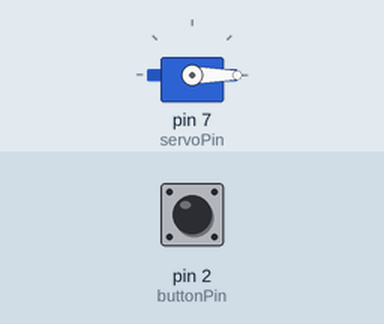
Simulated run of this sketch. Board: Arduino Uno, built with avr-gcc and run on an emulated ATmega328P. Parts: servo. The inputs (shaded band) are chosen by the test bench; at power-on: pin 2 (buttonPin) LOW.

Above: at 1.2 s.
1.3 s: pin 2 (buttonPin) pulled HIGH for 0.15 s
At 2.0 s:
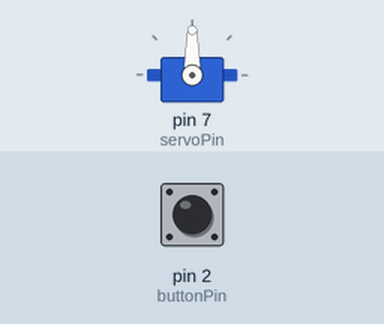
2.9 s: pin 2 (buttonPin) pulled HIGH for 1 s
At 3.3 s:
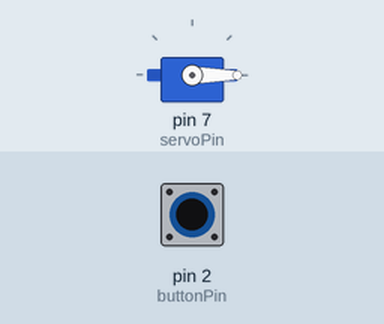
5.4 s: pin 2 (buttonPin) pulled HIGH for 3.2 s
At 6.4 s:
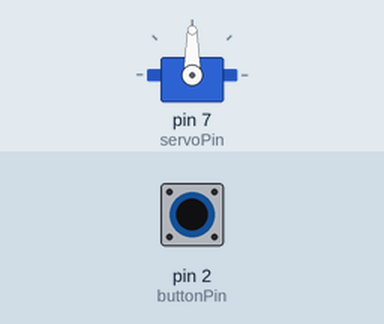
Timing chart, 0 to 8.4 s (numbered marks = the images above; inputs shaded):
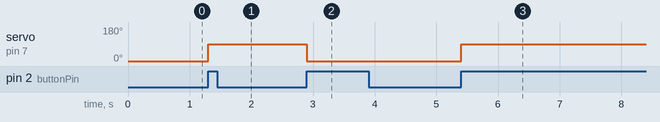

Measured:
- after the input at 1.3 s, servo on pin 7 (servoPin): 0° → 90° at once
- after the input at 2.9 s, servo on pin 7 (servoPin): 90° → 0° at once
- after the input at 5.4 s, servo on pin 7 (servoPin): 0° → 90° at once

The sketch:

ejercicio4-opcional.ino
```cpp
#include <Servo.h>

Servo servo;

const int buttonPin = 2;    // Botón conectado al pin 2
const int servoPin = 7;     // Servo conectado al pin 7

bool lastButtonState = LOW;
bool currentButtonState;
bool servoAt90 = false;

void setup() {
  pinMode(buttonPin, INPUT);      // Usa resistencia externa (pull-down)
  servo.attach(servoPin);
  servo.write(0);                 // Posición inicial
  Serial.begin(9600);
}

void loop() {
  currentButtonState = digitalRead(buttonPin);

  // Detecta flanco de subida (cuando se presiona el botón)
  if (currentButtonState == HIGH && lastButtonState == LOW) {
    if (!servoAt90) {
      servo.write(90);       // Va a 90°
      servoAt90 = true;
    } else {
      servo.write(0);        // Vuelve a 0°
      servoAt90 = false;
    }
    delay(200);  // Antirrebote
  }

  lastButtonState = currentButtonState;
}
```
